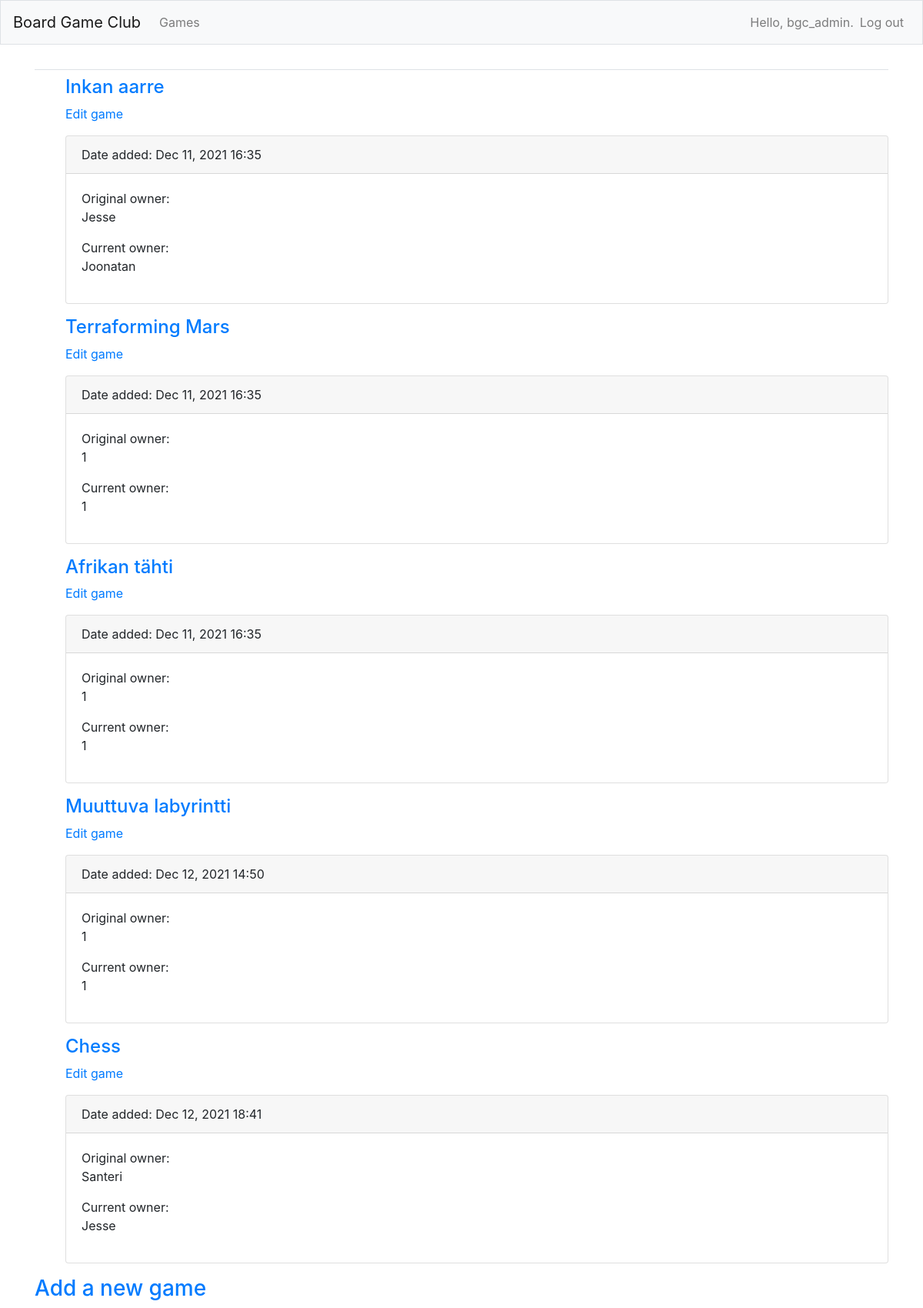
Page /games/ (signed in) on the earlier database version.
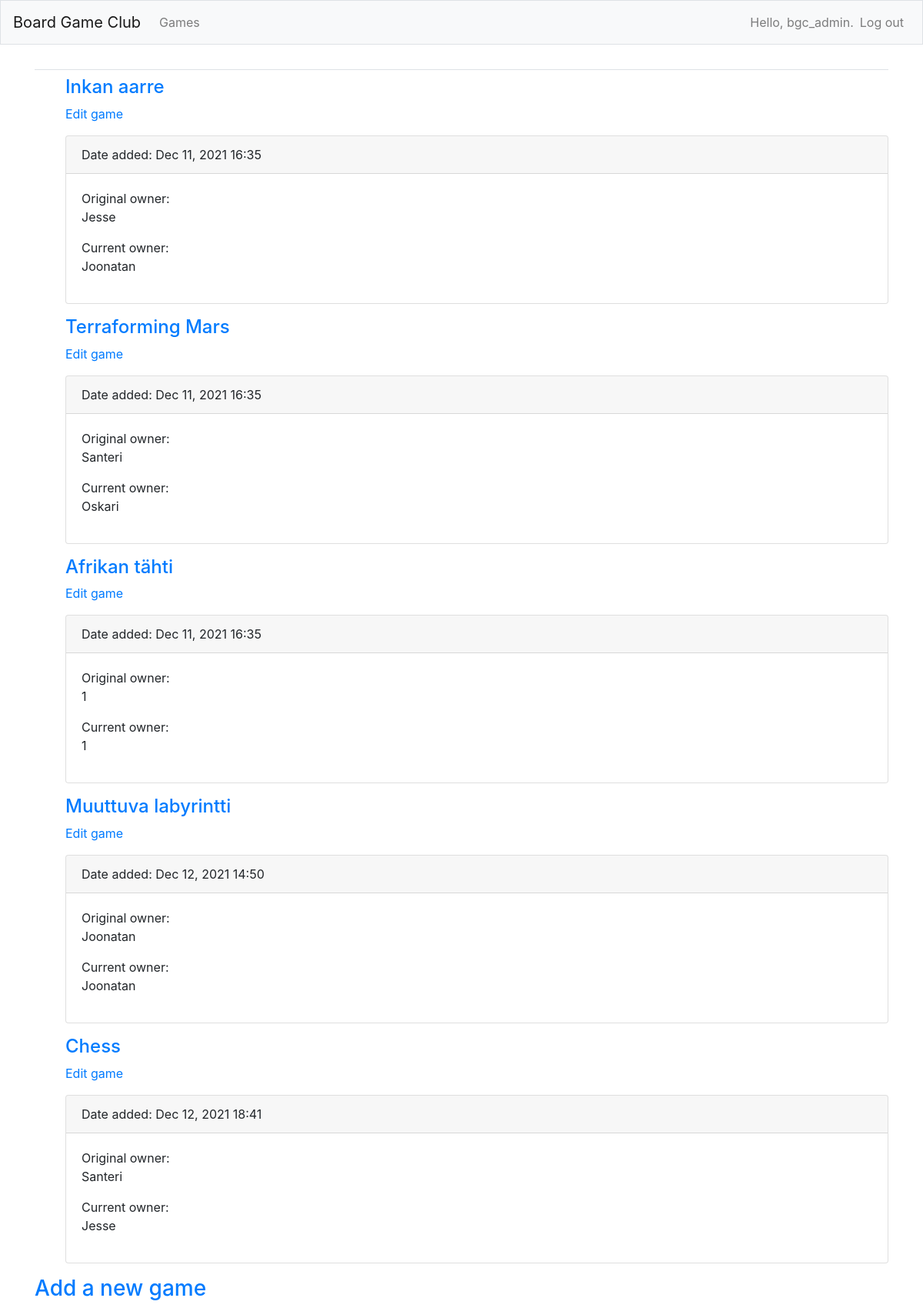
Same page on the later database version.
### bgc_app/models.py (models this page shows)
class Games(models.Model):
    owner = models.ForeignKey(User, on_delete=models.CASCADE, default=1)
    text = models.TextField()
    originalowner = models.TextField()
    currentowner = models.TextField()
    date_added = models.DateTimeField(auto_now_add=True)
    def __str__(self):
        return self.text

### bgc_app/views.py (the view)
# urls.py: path('games/', views.games, name='games'),
@login_required
def games(request):
    games = Games.objects.order_by('date_added')
    context = {'games': games}
    return render(request, 'bgc_app/games.html', context)

### bgc_app/templates/bgc_app/games.html (shortened to what this page needs)
{% extends 'bgc_app/base.html' %}
{% block content %}
<ul>
    {% for game in games %}
    <h4>
        <a href="{% url 'bgc_app:details' game.id %}">{{ game }}</a>
    </h4>
    <p>
        <a href="{% url 'bgc_app:edit_game' game.id %}">Edit game</a>
    </p>
    <div class="card mb-3">
        <p class="card-header">
            Date added: {{ game.date_added|date:'M d, Y H:i' }}
        </p>
        <div class="card-body">
            Original owner: {{ game.originalowner|linebreaks }}
            Current owner: {{ game.currentowner|linebreaks }}
        </div>
    </div>
    {% empty %}
    <p>There are no games for this game yet.</p>
    {% endfor %}
</ul>
<h3>
<a href="{% url 'bgc_app:new_game' %}">Add a new game</a>
</h3>
    {% endblock content %}

### bgc_app/templates/bgc_app/base.html (shortened to what this page needs)
{% load bootstrap4 %}
<!doctype html>
<html lang="en">
<head>
    {% bootstrap_css %}
</head>
<body>
    <nav class="navbar navbar-expand-md navbar-light bg-light mb-4 border">
        <a class="navbar-brand" href="{% url 'bgc_app:index'%}">
            Board Game Club</a>
        <div class="collapse navbar-collapse" id="navbarCollapse">
            <ul class="navbar-nav mr-auto">
                <li class="nav-item">
                    <a class="nav-link" href="{% url 'bgc_app:games'%}">
                        Games</a>
                </li>
            </ul>
            <ul class="navbar-nav ml-auto">
                {% if user.is_authenticated %}
                    <li class="nav-item">
                        <span class="navbar-text"}>Hello, {{ user.username }}.</span>
                    </li>
                    <li class="nav-item">
                        <a class="nav-link" href="{% url 'users:logout' %}">Log out</a>
                    </li>
                {% else %}
                    <li class="nav-item">
                        <a class="nav-link" href="{% url 'users:register' %}">Register</a>
                    </li>
                    <li class="nav-item">
                        <a class="nav-link" href="{% url 'users:login' %}">Log in</a></li>
                {% endif %}
            </ul>
        </div>
    </nav>
    <main role="main" class="container">
        <div class="pb-2 mb-2 border-bottom">
        </div>
        <div>
            {% block content %}{% endblock content %}
        </div>
    </main>
</body>
</html>

Differences in the rows shown:
changed Games "Terraforming Mars": originalowner "1" → "Santeri"; currentowner "1" → "Oskari"
changed Games "Muuttuva labyrintti": originalowner "1" → "Joonatan"; currentowner "1" → "Joonatan"
